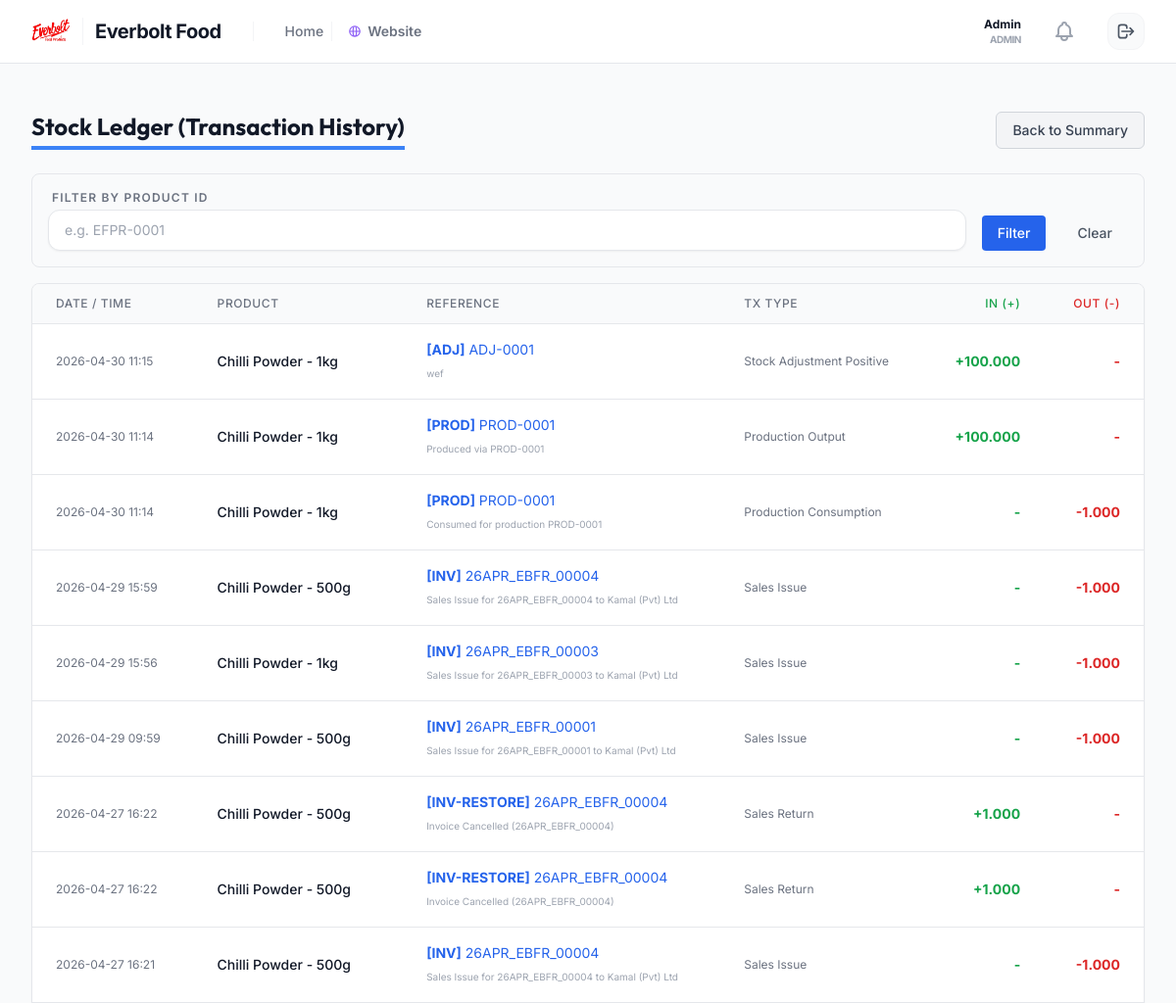
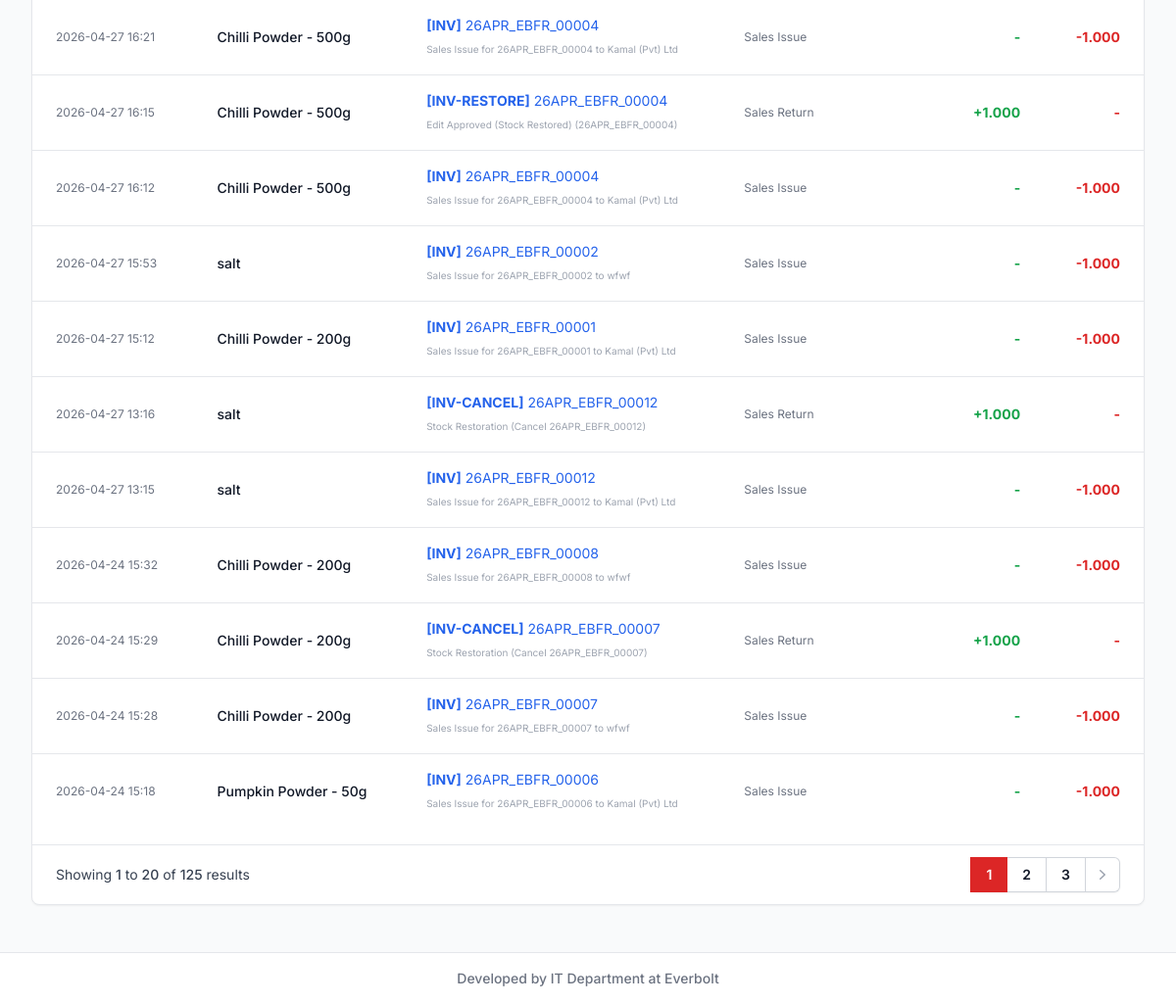
Before: /inventory/stock-ledger/ (signed in) with the older database file (2 pictures, top to bottom).
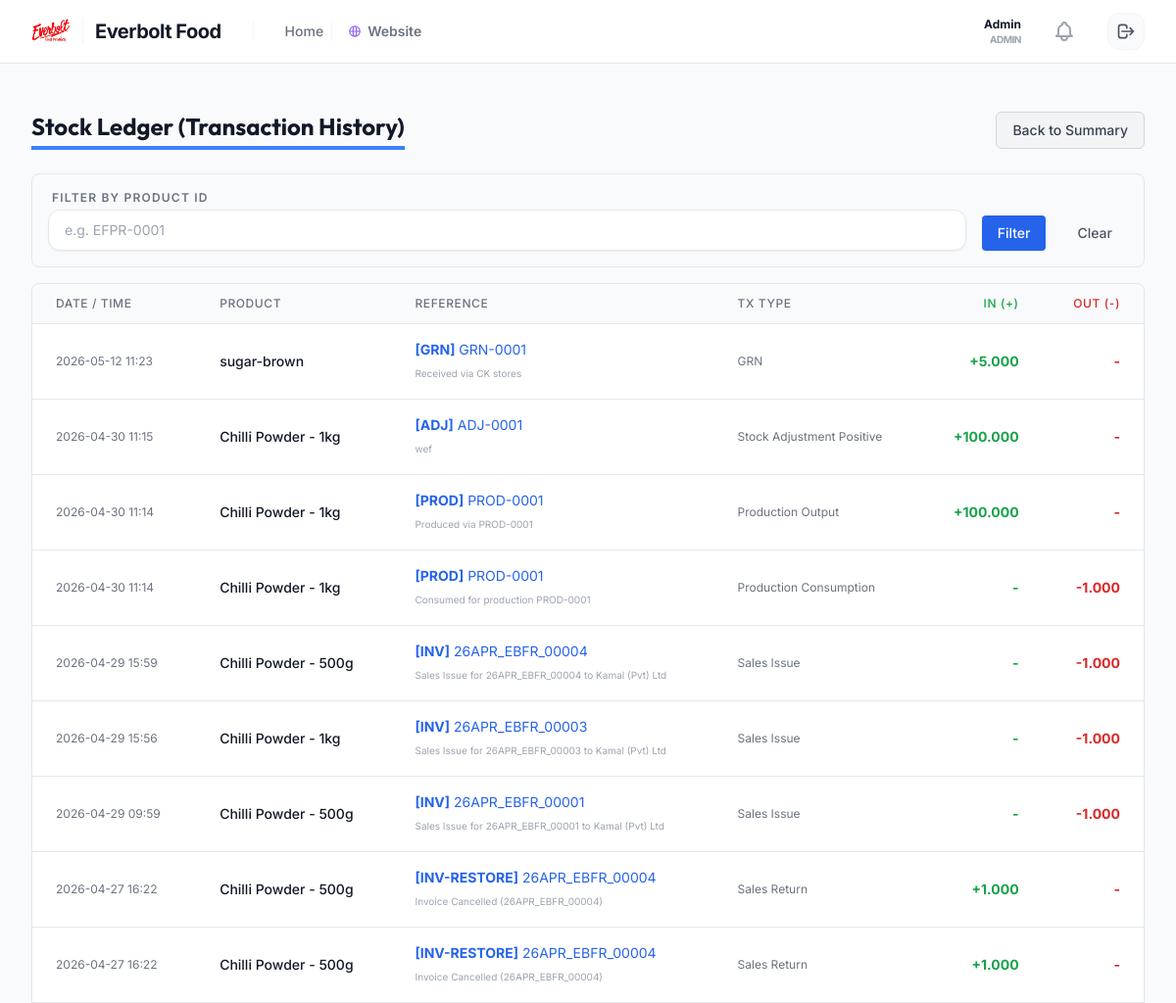
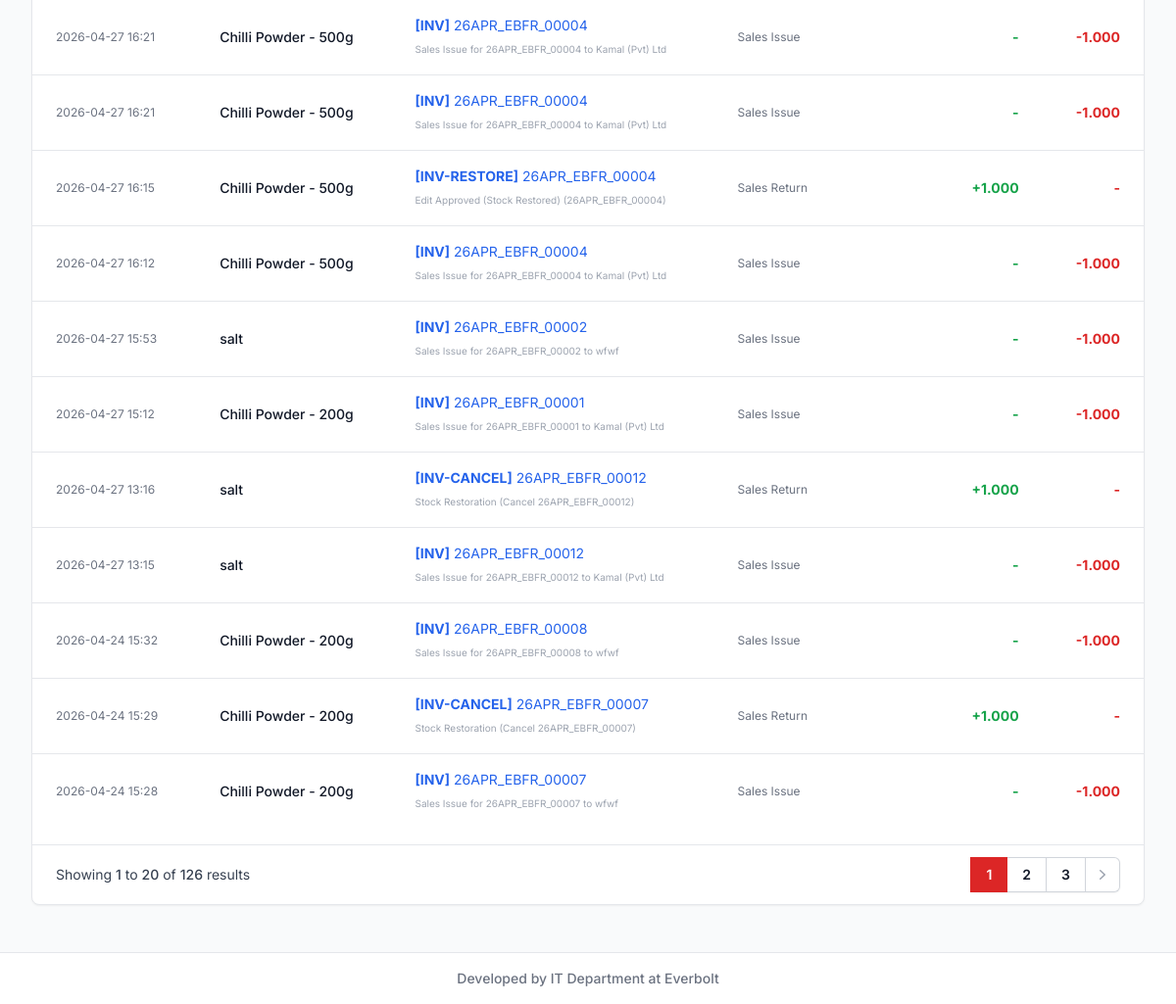
After: the same page with the newer database file (2 pictures, top to bottom).
### inventory/models.py (models this page shows, shortened)
class StockLedger(models.Model):
    class TransactionTypes(models.TextChoices):
        OPENING = 'OPENING', 'Opening Stock'
        GRN = 'GRN', 'GRN'
        PROD_CONS = 'PROD_CONS', 'Production Consumption'
        PROD_OUT = 'PROD_OUT', 'Production Output'
        SALES_ISS = 'SALES_ISS', 'Sales Issue'
        SALES_RET = 'SALES_RET', 'Sales Return'
        PURC_RET = 'PURC_RET', 'Purchase Return'
        ADJ_POS = 'ADJ_POS', 'Stock Adjustment Positive'
        ADJ_NEG = 'ADJ_NEG', 'Stock Adjustment Negative'
    product = models.ForeignKey(Product, on_delete=models.CASCADE, related_name='ledger_entries')
    date = models.DateTimeField(auto_now_add=True)
    tx_type = models.CharField(max_length=20, choices=TransactionTypes.choices)
    qty_in = models.DecimalField(max_digits=12, decimal_places=3, default=0.000)
    qty_out = models.DecimalField(max_digits=12, decimal_places=3, default=0.000)
    reference_type = models.CharField(max_length=50) # e.g. 'GRN', 'PROD', 'INV', 'SYS'
    reference_id = models.IntegerField(null=True, blank=True)
    reference_number = models.CharField(max_length=100)
    remarks = models.CharField(max_length=255, blank=True, null=True)
    user = models.ForeignKey(settings.AUTH_USER_MODEL, on_delete=models.SET_NULL, null=True, blank=True)

class Product(models.Model):
    class BrandChoices(models.TextChoices):
        EVERBOLT = 'Everbolt', 'Everbolt'
        EVERLEAF = 'Everleaf', 'Everleaf'
    class CategoryChoices(models.TextChoices):
        CONFECTIONERY = 'Confectionery', 'Confectionery'
        DRIED_FRUITS = 'Dried Fruits', 'Dried Fruits'
        DRIED_VEGETABLES = 'Dried Vegetables', 'Dried Vegetables'
        SPICES = 'Spices', 'Spices'
        TEA = 'Tea', 'Tea'
        KITHUL = 'Kithul', 'Kithul'
    class TeaTypeChoices(models.TextChoices):
        HERBAL_TEA = 'Herbal Tea', 'Herbal Tea'
        ARTISAN_TEA = 'Artisan Tea', 'Artisan Tea'
        FLAVORED_TEA = 'Flavored Tea', 'Flavored Tea'
        BLACK_TEA = 'Black Tea', 'Black Tea'
        GREEN_TEA = 'Green Tea', 'Green Tea'
        CATERING_TEA = 'Catering Tea', 'Catering Tea'
    class UnitTypes(models.TextChoices):
        PCS = 'pcs', 'pcs'
        BOX = 'box', 'box'
        PACK = 'pack', 'pack'
        KG = 'Kg', 'Kg'
        G = 'g', 'g'
        ML = 'ml', 'ml'
        L = 'l', 'l'
    class ProductTypes(models.TextChoices):
        DIRECT_PACKING = 'Direct Packing', 'Direct Packing'
        BLENDED_TEA = 'Blended Tea Products', 'Blended Tea Products'
        CONFECTIONERY_PACKING = 'Confectionery Packing', 'Confectionery Packing'
        REPACKING = 'Repacking', 'Repacking'
        TRADING = 'Trading Products', 'Trading Products'
    class InventoryClasses(models.TextChoices):
        RAW = 'RAW', 'Raw Material'
        PACKAGING = 'PACKAGING', 'Packaging Material'
        FINISHED = 'FINISHED', 'Finished Good'
        SEMI_FINISHED = 'SEMI_FINISHED', 'Semi-Finished Good'
        CONSUMABLE = 'CONSUMABLE', 'Consumable'
    product_id = models.CharField(max_length=50, unique=True, blank=True)
    name = models.CharField(max_length=200)
    brand = models.CharField(max_length=50, default=BrandChoices.EVERBOLT)
    category = models.CharField(max_length=50, default=CategoryChoices.CONFECTIONERY)
    tea_type = models.CharField(max_length=50, choices=TeaTypeChoices.choices, blank=True, null=True)
    packet_size = models.CharField(max_length=100, blank=True, null=True)
    stock_unit = models.CharField(max_length=20, choices=UnitTypes.choices, default=UnitTypes.PCS)
    selling_unit = models.CharField(max_length=20, choices=UnitTypes.choices, default=UnitTypes.PCS)
    inventory_class = models.CharField(max_length=50, choices=InventoryClasses.choices, default=InventoryClasses.FINISHED)
    product_type = models.CharField(max_length=50, default=ProductTypes.DIRECT_PACKING, verbose_name="Production Type")
    track_stock = models.BooleanField(default=True)
    allow_negative_stock = models.BooleanField(default=False)
    reorder_level = models.DecimalField(max_digits=12, decimal_places=3, default=0.000)
    selling_price = models.DecimalField(max_digits=12, decimal_places=5)
    price_tier_100 = models.DecimalField(max_digits=12, decimal_places=5, null=True, blank=True, help_text="Price for <= 100 pcs")
    price_tier_250 = models.DecimalField(max_digits=12, decimal_places=5, null=True, blank=True, help_text="Price for <= 250 pcs")
    price_tier_500 = models.DecimalField(max_digits=12, decimal_places=5, null=True, blank=True, help_text="Price for >= 500 pcs")
    custom_load_price = models.DecimalField(max_digits=12, decimal_places=5, null=True, blank=True)
    tax_rate = models.DecimalField(max_digits=5, decimal_places=2, default=18.00) # Fixed 18% generic tax
    status = models.BooleanField(default=True, help_text="True if active")
    current_stock = models.DecimalField(max_digits=12, decimal_places=3, default=0.000, help_text="Cached balance from StockLedger")

### inventory/views.py (the view)
# urls.py: path('stock-ledger/', views.StockLedgerView.as_view(), name='stock_ledger'),
class StockLedgerView(LoginRequiredMixin, ListView):
    model = StockLedger
    template_name = 'inventory/stock_ledger.html'
    context_object_name = 'entries'
    paginate_by = 20
    ordering = ['-date']
    def get_queryset(self):
        qs = super().get_queryset()
        query = self.request.GET.get('product')
        if query:
            qs = qs.filter(
                Q(product__product_id__icontains=query) |
                Q(product__name__icontains=query)
            )
        return qs

### users/models.py (called while the page is built)
    @property
    def unread_notifications(self):
        return getattr(self, 'notifications', None) and self.notifications.filter(is_read=False).order_by('-created_at') or []

    @property
    def recent_notifications(self):
        return getattr(self, 'notifications', None) and self.notifications.order_by('-created_at')[:20] or []

### inventory/templates/inventory/stock_ledger.html (shortened to what the changed rows need)
{% extends 'layouts/base.html' %}
{% block content %}
<div class="px-4 py-6 sm:px-0">
    <div class="flex justify-between items-center mb-6">
        <h1 class="text-2xl font-bold text-gray-900 border-b-4 border-blue-500 inline-block pb-1">Stock Ledger (Transaction History)</h1>
    </div>
    <div class="bg-white shadow-sm rounded-lg border border-gray-200 overflow-hidden">
        <div class="overflow-x-auto">
            <table class="min-w-full divide-y divide-gray-200">
                <thead class="bg-gray-50">
                    <tr>
                        <th scope="col" class="px-6 py-3 text-left text-xs font-medium text-gray-500 uppercase tracking-wider">Date / Time</th>
                        <th scope="col" class="px-6 py-3 text-left text-xs font-medium text-gray-500 uppercase tracking-wider">Product</th>
                        <th scope="col" class="px-6 py-3 text-left text-xs font-medium text-gray-500 uppercase tracking-wider">Reference</th>
                        <th scope="col" class="px-6 py-3 text-left text-xs font-medium text-gray-500 uppercase tracking-wider">Tx Type</th>
                        <th scope="col" class="px-6 py-3 text-right text-xs font-medium text-gray-500 uppercase tracking-wider text-green-600">IN (+)</th>
                        <th scope="col" class="px-6 py-3 text-right text-xs font-medium text-gray-500 uppercase tracking-wider text-red-600">OUT (-)</th>
                    </tr>
                </thead>
                <tbody class="bg-white divide-y divide-gray-200">
                    {% for entry in entries %}
                    <tr class="hover:bg-gray-50 transition-colors">
                        <td class="px-6 py-4 whitespace-nowrap text-xs text-gray-500">{{ entry.date|date:"Y-m-d H:i" }}</td>
                        <td class="px-6 py-4 whitespace-nowrap text-sm font-medium text-gray-900">{{ entry.product.name }}</td>
                        <td class="px-6 py-4 whitespace-nowrap text-sm text-blue-600">
                            <span class="font-bold">[{{ entry.reference_type }}]</span> {{ entry.reference_number }}
                            {% if entry.remarks %}<div class="text-[10px] text-gray-400 mt-1">{{ entry.remarks }}</div>{% endif %}
                        </td>
                        <td class="px-6 py-4 whitespace-nowrap text-xs text-gray-500">{{ entry.get_tx_type_display }}</td>
                        <td class="px-6 py-4 whitespace-nowrap text-sm text-green-600 text-right font-bold">{% if entry.qty_in > 0 %}+{{ entry.qty_in }}{% else %}-{% endif %}</td>
                        <td class="px-6 py-4 whitespace-nowrap text-sm text-red-600 text-right font-bold">{% if entry.qty_out > 0 %}-{{ entry.qty_out }}{% else %}-{% endif %}</td>
                    </tr>
                    {% empty %}
                    <tr>
                        <td colspan="6" class="px-6 py-10 text-center text-gray-500">No ledger entries found.</td>
                    </tr>
                    {% endfor %}
                </tbody>
            </table>
        </div>
        {% include 'partials/pagination.html' %}
    </div>
</div>
{% endblock %}

Changed rows visible on the page:
no longer on this page (row unchanged): StockLedger: date "2026-04-24 15:18", product.name "Pumpkin Powder - 50g", reference_type "INV", reference_number "26APR_EBFR_00006", remarks "Sales Issue for 26APR_EBFR_00006 to Kamal (Pvt) Ltd", tx_type "Sales Issue", qty_out "1.000"
added StockLedger: date "2026-05-12 11:23", product.name "sugar-brown", reference_type "GRN", reference_number "GRN-0001", remarks "Received via CK stores", tx_type "GRN", qty_in "5.000"
Other visible differences:
{{ paginator.count }}: "125" → "126"
